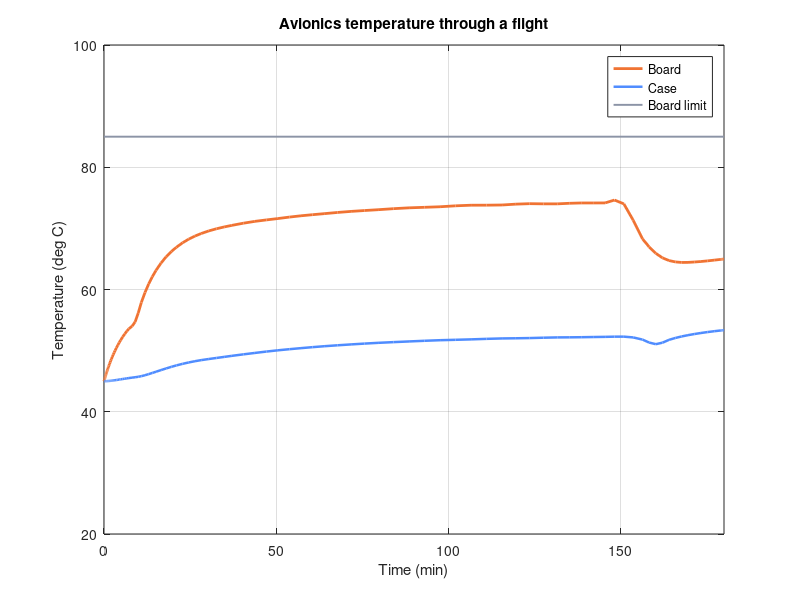

Here is the MATLAB script that generated this plot:
% Temperature of an avionics board through a three-hour flight. The board and
% its case are two thermal masses; the electrical load rises in flight while
% the cooling air gets thinner and colder with altitude.
Cb = 900;  Cc = 4000;  R = 0.4;                         % J/K, J/K, K/W
P  = @(t) 30 + 25 * (t > 600 & t < 9000);               % W
G  = @(t) (3.0 - 1.0 * min(t / 1800, 1)) .* (t < 9600) + 3.0 * (t >= 9600);   % W/K
Ta = @(t) (45 - 20 * min(t / 1800, 1)) .* (t < 9600) + 45 * (t >= 9600);      % deg C

f = @(t, T) [(P(t) - (T(1) - T(2)) / R) / Cb; ...
             ((T(1) - T(2)) / R - G(t) * (T(2) - Ta(t))) / Cc];
[t, T] = ode45(f, [0 3 * 3600], [45; 45]);

[peak, i] = max(T(:, 1));
fig = figure;
plot(t / 60, T(:, 1), 'LineWidth', 2, 'Color', [0.94 0.45 0.20]); hold on;
plot(t / 60, T(:, 2), 'LineWidth', 1.8, 'Color', [0.31 0.55 1.00]);
plot([0 180], [85 85], 'LineWidth', 1.4, 'Color', [0.55 0.58 0.65]);
legend('Board', 'Case', 'Board limit');
title('Avionics temperature through a flight');
xlabel('Time (min)'); ylabel('Temperature (deg C)');
xlim([0 180]); ylim([20 100]); grid on;
fprintf('peak board temperature %.1f C at %.0f min\n', peak, t(i) / 60);
fprintf('margin to the 85 C limit %.1f C\n', 85 - peak);
